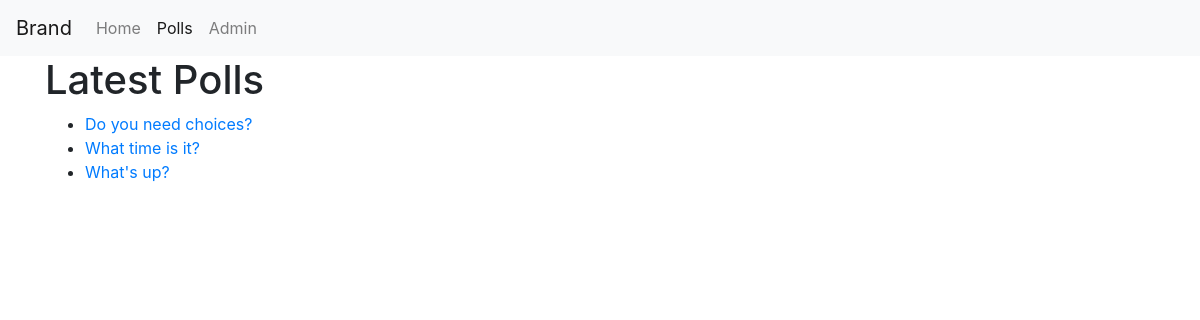
Before: / with the older database file.
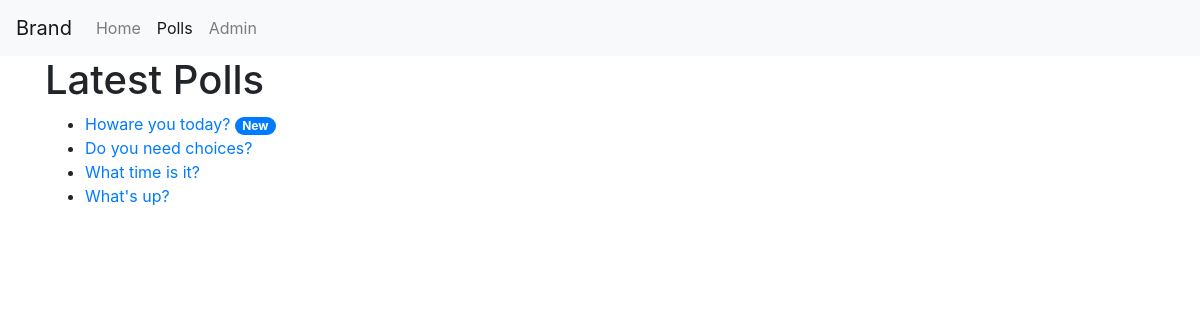
After: the same page with the newer database file.
### polls/models.py (models this page shows, shortened)
class Question(Model):
    question_text = CharField(max_length=200)
    pub_date = DateTimeField("publishing date")
    def was_published_recently(self):
        now = timezone.now()
        a_day_ago = now - timedelta(days=1)
        return a_day_ago <= self.pub_date <= now
    was_published_recently.short_description = "Published recently?"
    was_published_recently.admin_order_field = "pub_date"
    was_published_recently.boolean = True

### polls/views.py (the view)
def index(request):
    latest_question_list = Question.objects\
        .filter(pub_date__lte=timezone.now())\
        .order_by("-pub_date")[:5]
    return render(request, "polls/index.html", {
        "latest_question_list": latest_question_list,
    })

### polls/templates/polls/index.html
{% extends "polls/base.html" %}
{% block content %}
<h1>Latest Polls</h1>
{% if latest_question_list %}
<ul>
    {% for question in latest_question_list %}
    <li>
        <a href="{% url 'polls:detail' question.id %}">{{ question.question_text }}</a>
        {% if question.was_published_recently %}
        <span class="badge badge-pill badge-primary">New</span>
        {% endif %}
    </li>
    {% endfor %}
</ul>
{% else %}
<p>No polls are available.</p>
{% endif %}
{% endblock content %}

### polls/templates/polls/base.html (shortened to what this page needs)
<!doctype html>
<html lang="en">
<head>
    <link rel="stylesheet" href="https://maxcdn.bootstrapcdn.com/bootstrap/4.0.0/css/bootstrap.min.css">
</head>
<body>
    {% block navigation %}
    <nav class="navbar sticky-top navbar-expand navbar-light bg-light">
        <a class="navbar-brand" href="#">Brand</a>
        <div class="navbar-nav">
            <a class="nav-item nav-link" href="/">Home</a>
            <a class="nav-item nav-link active" href="{% url 'polls:index' %}">Polls</a>
            <a class="nav-item nav-link" href="{% url 'admin:index'%}">Admin</a>
        </div>
    </nav>
    {% endblock navigation %}
    <div class="container" id="content">
        {% block content %}{% endblock %}
    </div>
</body>
</html>

Changed rows visible on the page:
added Question: question_text "Howare you today?", shows "New"
